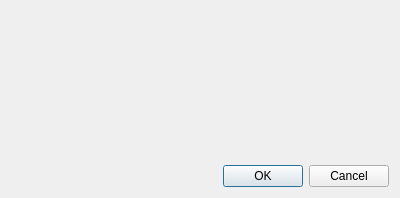
<?xml version="1.0" encoding="UTF-8"?>
<ui version="4.0">
 <class>GWOptionsDialog</class>
 <widget class="QDialog" name="GWOptionsDialog">
  <property name="geometry">
   <rect>
    <x>0</x>
    <y>0</y>
    <width>400</width>
    <height>198</height>
   </rect>
  </property>
  <property name="windowTitle">
   <string>Gateway options</string>
  </property>
  <layout class="QVBoxLayout" name="verticalLayout">
   <item>
    <spacer name="verticalSpacer">
     <property name="orientation">
      <enum>Qt::Vertical</enum>
     </property>
     <property name="sizeHint" stdset="0">
      <size>
       <width>20</width>
       <height>40</height>
      </size>
     </property>
    </spacer>
   </item>
   <item>
    <widget class="QDialogButtonBox" name="ButtonBox_">
     <property name="orientation">
      <enum>Qt::Horizontal</enum>
     </property>
     <property name="standardButtons">
      <set>QDialogButtonBox::Cancel|QDialogButtonBox::Ok</set>
     </property>
    </widget>
   </item>
  </layout>
 </widget>
 <resources/>
 <connections>
  <connection>
   <sender>ButtonBox_</sender>
   <signal>accepted()</signal>
   <receiver>GWOptionsDialog</receiver>
   <slot>accept()</slot>
   <hints>
    <hint type="sourcelabel">
     <x>248</x>
     <y>254</y>
    </hint>
    <hint type="destinationlabel">
     <x>157</x>
     <y>274</y>
    </hint>
   </hints>
  </connection>
  <connection>
   <sender>ButtonBox_</sender>
   <signal>rejected()</signal>
   <receiver>GWOptionsDialog</receiver>
   <slot>reject()</slot>
   <hints>
    <hint type="sourcelabel">
     <x>316</x>
     <y>260</y>
    </hint>
    <hint type="destinationlabel">
     <x>286</x>
     <y>274</y>
    </hint>
   </hints>
  </connection>
 </connections>
</ui>
